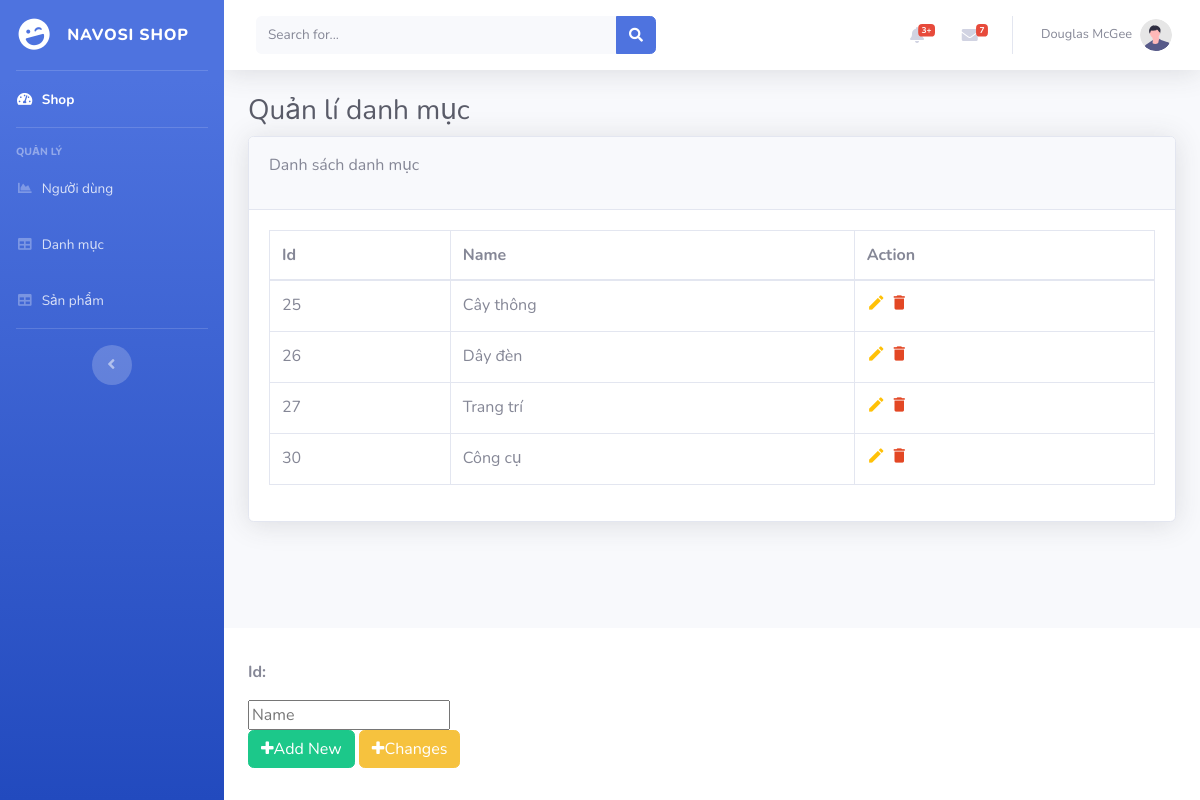
The page /admin/category-control.php on the database its author committed.
### tables this page shows
CREATE TABLE `danhmuc` (
  `categoryId` int(11) NOT NULL,
  `categoryName` varchar(255) NOT NULL
);

### admin/category-control.php (the view, shortened to what this page needs)
<!DOCTYPE html>
<html lang="en">
<head>
    <link href="vendor/fontawesome-free/css/all.min.css" rel="stylesheet" type="text/css">
    <link href="css/sb-admin-2.min.css" rel="stylesheet">
    <link rel="stylesheet" href="css/user-control.css">
    <link rel="stylesheet" href="https://maxcdn.bootstrapcdn.com/font-awesome/4.7.0/css/font-awesome.min.css">
</head>
<body id="page-top">
    <?php
        include "php/connect.php";
        $query = "select * from danhmuc";
        $data = $db->query($query);
        $categoryId="";
        $categoryName="";
    ?>
    <div id="wrapper">
        <ul class="navbar-nav bg-gradient-primary sidebar sidebar-dark accordion" id="accordionSidebar">
            <a class="sidebar-brand d-flex align-items-center justify-content-center" href="user-control.php">
                <div class="sidebar-brand-icon rotate-n-15">
                    <i class="fas fa-laugh-wink"></i>
                </div>
                <div class="sidebar-brand-text mx-3">Navosi shop</div>
            </a>
            <hr class="sidebar-divider my-0">
            <li class="nav-item active">
                <a class="nav-link" href="../index.php">
                    <i class="fas fa-fw fa-tachometer-alt"></i>
                    <span>Shop</span></a>
            </li>
            <hr class="sidebar-divider">
            <div class="sidebar-heading">
                Quản lý
            </div>
            <li class="nav-item">
                <a class="nav-link" href="user-control.php">
                    <i class="fas fa-fw fa-chart-area"></i>
                    <span>Người dùng</span></a>
            </li>
            <li class="nav-item">
                <a class="nav-link" href="category-control.php">
                    <i class="fas fa-fw fa-table"></i>
                    <span>Danh mục</span></a>
            </li>
            <li class="nav-item">
                <a class="nav-link" href="product-control.php">
                    <i class="fas fa-fw fa-table"></i>
                    <span>Sản phẩm</span></a>
            </li>
            <hr class="sidebar-divider d-none d-md-block">
            <div class="text-center d-none d-md-inline">
                <button class="rounded-circle border-0" id="sidebarToggle"></button>
            </div>
        </ul>
        <div id="content-wrapper" class="d-flex flex-column">
            <div id="content">
                <nav class="navbar navbar-expand navbar-light bg-white topbar mb-4 static-top shadow">
                    <form
                        class="d-none d-sm-inline-block form-inline mr-auto ml-md-3 my-2 my-md-0 mw-100 navbar-search">
                        <div class="input-group">
                            <input type="text" class="form-control bg-light border-0 small" placeholder="Search for..."
                                aria-label="Search" aria-describedby="basic-addon2">
                            <div class="input-group-append">
                                <button class="btn btn-primary" type="button">
                                    <i class="fas fa-search fa-sm"></i>
                                </button>
                            </div>
                        </div>
                    </form>
                    <ul class="navbar-nav ml-auto">
                        <li class="nav-item dropdown no-arrow mx-1">
                            <a class="nav-link dropdown-toggle" href="#" id="alertsDropdown" role="button"
                                data-toggle="dropdown" aria-haspopup="true" aria-expanded="false">
                                <i class="fas fa-bell fa-fw"></i>
                                <span class="badge badge-danger badge-counter">3+</span>
                            </a>
                        </li>
                        <li class="nav-item dropdown no-arrow mx-1">
                            <a class="nav-link dropdown-toggle" href="#" id="messagesDropdown" role="button"
                                data-toggle="dropdown" aria-haspopup="true" aria-expanded="false">
                                <i class="fas fa-envelope fa-fw"></i>
                                <span class="badge badge-danger badge-counter">7</span>
                            </a>
                        </li>
                        <li class="nav-item dropdown no-arrow">
                            <a class="nav-link dropdown-toggle" href="#" id="userDropdown" role="button"
                                data-toggle="dropdown" aria-haspopup="true" aria-expanded="false">
                                <span class="mr-2 d-none d-lg-inline text-gray-600 small">Douglas McGee</span>
                                <img class="img-profile rounded-circle"
                                    src="img/undraw_profile.svg">
                            </a>
                        </li>
                    </ul>
                </nav>
                <div class="container-fluid">
                    <h1 class="h3 mb-2 text-gray-800">Quản lí danh mục</h1>
                    <div class="card shadow mb-4">
                        <div class="card-header py-3">
                            <p>Danh sách danh mục</p>
                        </div>
                        <div class="card-body">
                            <div class="table-responsive">
                                <table class="table table-bordered" id="dataTable" width="100%" cellspacing="0">
                                    <thead>
                                        <tr>
                                            <th>Id</th>
                                            <th>Name</th>
                                            <th>Action</th>
                                        </tr>
                                    </thead>
                                    <tbody>
                                        <?php
                                            while($row=$data->fetch_assoc()):
                                        ?>
                                        <tr>
                                            <td>
                                                <?php echo $row["categoryId"] ?>
                                            </td>
                                            <td>
                                                <?php echo $row["categoryName"] ?>
                                            </td>
                                            <td>
                                                <a href="category-control.php?edit=<?php echo $row["categoryId"] ?>" class="edit" title="Edit" data-toggle="tooltip" onclick="edit()"><i class="material-icons">&#xE254;</i></a>
                                                <a href="php/category.php?delete=<?php echo $row["categoryId"] ?>" class="delete" title="Delete" data-toggle="tooltip"><i class="material-icons">&#xE872;</i></a>
                                            </td>
                                        </tr>
                                        <?php
                                            endwhile;
                                        ?>
                                    </tbody>
                                </table>
                            </div>
                        </div>
                    </div>
                </div>
            </div>
            <footer class="sticky-footer bg-white">
                <div class="container my-auto">
                    <form action="php/category.php" method="POST")">
                        <div class="textbox">
                            <p style="font-weight:bold;">Id: <?php echo $categoryId ?></p>
                        </div>
                        <div class="textbox">
                            <input type="text" id="name" name="categoryName" value="<?php echo $categoryName ?>" placeholder="Name">
                        </div>
                        <div class="admin-button">
                            <button class="btn btn-success add-new" type="submit" id="btn-add-new" value="submit request" name="save" onclick="return loiphone();"><i class="fa fa-plus"></i>Add New</button>
                            <button class="btn btn-warning add-new" type="submit" id="btn" value="submit request" name="update" onclick="return loiphone();"><i class="fa fa-plus"></i>Changes</button>
                        </div>
                    </form>
                </div>
            </footer>
        </div>
    </div>
</body>
</html>

### admin/category-control.php (style rules this page uses)
a.edit { color: #FFC107; }
a.delete { color: #E34724; }
table.table td i { font-size: 19px; }

### rows shown on the page
danhmuc: categoryId "25", categoryName "Cây thông"
danhmuc: categoryId "26", categoryName "Dây đèn"
danhmuc: categoryId "27", categoryName "Trang trí"
danhmuc: categoryId "30", categoryName "Công cụ"
